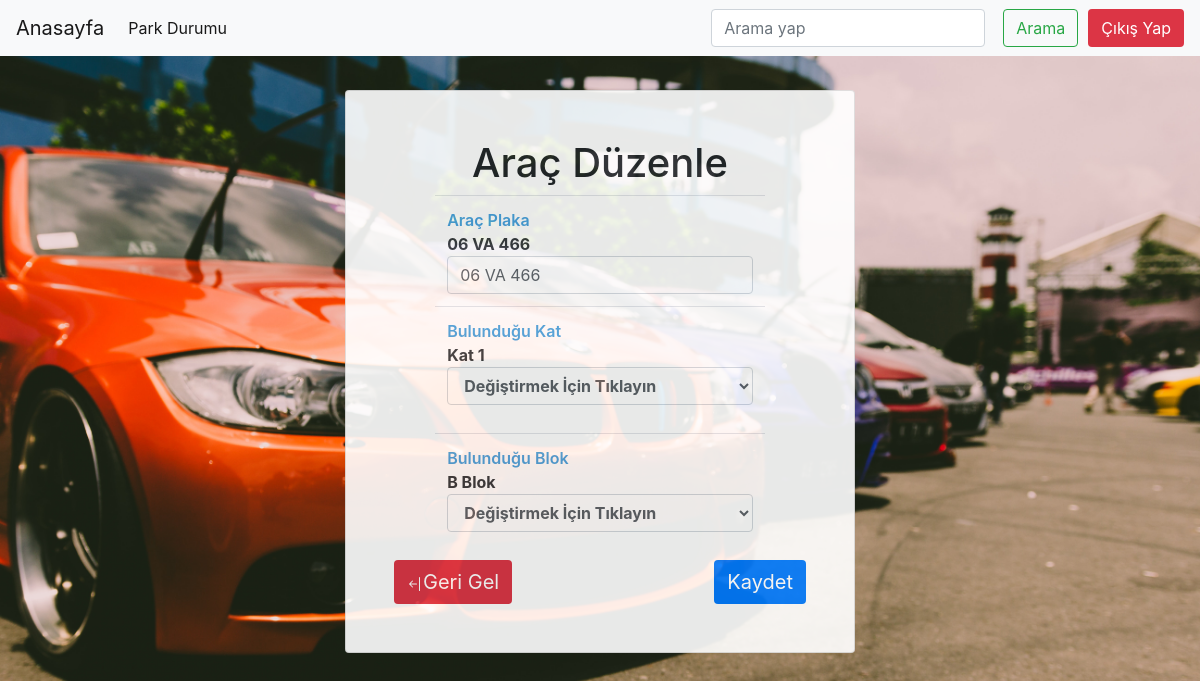
Page /admin/duzenle.php?id=13 (signed in) on the committed database.
### tables this page shows
CREATE TABLE `arac_kayit` (
  `arac_id` int(11) NOT NULL,
  `arac_plaka` varchar(30) NOT NULL,
  `arac_kat` varchar(30) NOT NULL,
  `arac_blok` varchar(15) NOT NULL,
  `arac_giris_tarih` datetime DEFAULT current_timestamp(),
  `arac_cikis_tarih` datetime DEFAULT current_timestamp()
);

### admin/duzenle.php (the view, shortened to what this page needs)
<?php require 'header.php'; ?>
    <div class="container container-duzen">
        <?php
            $duzenle = $db -> query("SELECT * FROM arac_kayit WHERE arac_id=".(int)$_GET['id']);
            $sonuc = $duzenle -> fetch(PDO::FETCH_ASSOC);
        ?>
        <div class="card p-5">
            <form action="" method="post">
                <table class="table">
                    <tr>
                        <h1 class="text-center">Araç Düzenle</h1>
                        <td><b style="color:#3498DB; font-weight: 600;">Araç Plaka</b><br><b><?php echo $sonuc['arac_plaka'] ?></b> <input type="text" name="arac_plaka" class="form-control" value="<?php echo $sonuc['arac_plaka'] ?>"></td>
                    </tr>
                    <tr>
                        <td>
                            <b><b style="color:#3498DB; font-weight: 600;">Bulunduğu Kat</b><br><?php echo $sonuc['arac_kat'] ?></b>
                            <div class="mb-3">
                            <select name="arac_kat" class="form-control mb-3" style="font-weight:bold; font-size:16px;"><br>
                                <option value="<?php echo $sonuc['arac_kat']?>">Değiştirmek İçin Tıklayın</option>
                            </select>
                            </div>
                        </td>
                    </tr>
                    <tr>
                        <td>
                            <b><b style="color:#3498DB; font-weight: 600;">Bulunduğu Blok</b><br> <?php echo $sonuc['arac_blok'] ?></b>
                            <div class="mb-3">
                            <select name="arac_blok" class="form-control mb-3" style="font-weight:bold; font-size:16px;"><br>
                                <option value="<?php echo $sonuc['arac_blok']?>">Değiştirmek İçin Tıklayın</option>
                            </select>
                            </div>
                        </td>
                    </tr>
                </table>
                <button type="submit" name="gerigel" class="btn bg-danger" style="color: #fff; font-size:20px;">Geri Gel</button>
                <button type="submit" class="btn bg-primary" style="color: #fff; float: right; font-size:20px;" name="kaydet">Kaydet</button>
            </form>
        </div>
    </div>
<?php require 'footer.php'; ?>

### admin/header.php (style rules this page uses)
body { background-image: url("image/pic-3.png"); background-repeat: no-repeat; background-position: center center; background-attachment: fixed; background-size: cover; }
.container { margin-top: 4rem; width: 45%; }
.container-duzen { margin-top: 10px; margin-bottom: 15px; opacity: .9; }
.table { margin:auto; width: 80%; opacity: .9; }

### rows in the picture
arac_kayit: arac_plaka "06 VA 466", arac_kat "Kat 1", arac_blok "B Blok"
